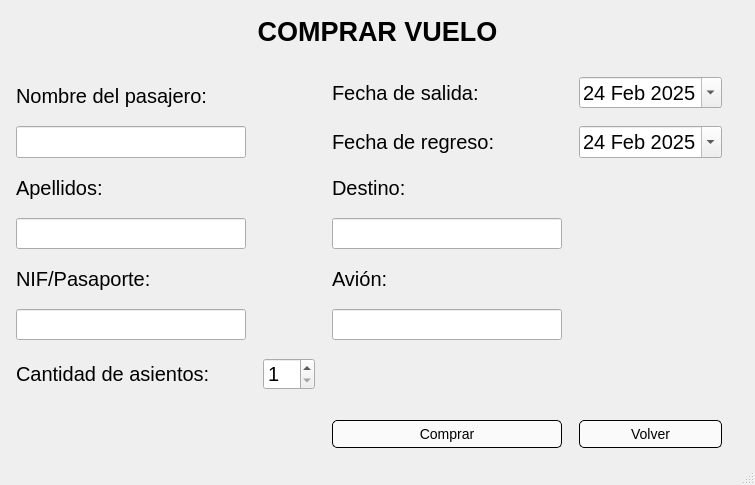
<?xml version="1.0" encoding="UTF-8"?>
<ui version="4.0">
 <class>MainWindow</class>
 <widget class="QMainWindow" name="MainWindow">
  <property name="geometry">
   <rect>
    <x>0</x>
    <y>0</y>
    <width>755</width>
    <height>485</height>
   </rect>
  </property>
  <property name="minimumSize">
   <size>
    <width>755</width>
    <height>485</height>
   </size>
  </property>
  <property name="windowTitle">
   <string>Vuelos App</string>
  </property>
  <property name="styleSheet">
   <string notr="true">QWidget#principal {
    background-image: url(:/icons/recursos/media/fondo.jpg);
    background-repeat: no-repeat;
    background-position: center;
    background-size: cover; /* Ajusta la imagen al tamaño de la ventana */
}
   </string>
  </property>
  <widget class="QWidget" name="principal">
   <layout class="QGridLayout" name="gridLayout" columnstretch="2,0,2,1,0">
    <property name="leftMargin">
     <number>16</number>
    </property>
    <property name="topMargin">
     <number>16</number>
    </property>
    <property name="rightMargin">
     <number>16</number>
    </property>
    <property name="bottomMargin">
     <number>16</number>
    </property>
    <property name="horizontalSpacing">
     <number>17</number>
    </property>
    <property name="verticalSpacing">
     <number>18</number>
    </property>
    <item row="9" column="0">
     <widget class="QLineEdit" name="te_apellido">
      <property name="font">
       <font>
        <pointsize>15</pointsize>
       </font>
      </property>
      <property name="readOnly">
       <bool>true</bool>
      </property>
     </widget>
    </item>
    <item row="3" column="0">
     <widget class="QLabel" name="label">
      <property name="font">
       <font>
        <pointsize>15</pointsize>
       </font>
      </property>
      <property name="text">
       <string>Nombre del pasajero:</string>
      </property>
      <property name="alignment">
       <set>Qt::AlignBottom|Qt::AlignLeading|Qt::AlignLeft</set>
      </property>
     </widget>
    </item>
    <item row="7" column="0">
     <widget class="QLabel" name="label_2">
      <property name="font">
       <font>
        <pointsize>15</pointsize>
       </font>
      </property>
      <property name="text">
       <string>Apellidos:</string>
      </property>
      <property name="alignment">
       <set>Qt::AlignBottom|Qt::AlignLeading|Qt::AlignLeft</set>
      </property>
     </widget>
    </item>
    <item row="13" column="0">
     <widget class="QLineEdit" name="te_dni">
      <property name="font">
       <font>
        <pointsize>15</pointsize>
       </font>
      </property>
      <property name="readOnly">
       <bool>true</bool>
      </property>
     </widget>
    </item>
    <item row="3" column="3">
     <widget class="QDateEdit" name="fc_salida">
      <property name="font">
       <font>
        <pointsize>15</pointsize>
       </font>
      </property>
      <property name="dateTime">
       <datetime>
        <hour>19</hour>
        <minute>0</minute>
        <second>0</second>
        <year>2025</year>
        <month>2</month>
        <day>24</day>
       </datetime>
      </property>
      <property name="calendarPopup">
       <bool>true</bool>
      </property>
      <property name="date">
       <date>
        <year>2025</year>
        <month>2</month>
        <day>24</day>
       </date>
      </property>
     </widget>
    </item>
    <item row="13" column="2">
     <widget class="QLineEdit" name="pt_vuelo">
      <property name="font">
       <font>
        <pointsize>15</pointsize>
       </font>
      </property>
      <property name="readOnly">
       <bool>true</bool>
      </property>
     </widget>
    </item>
    <item row="16" column="2">
     <spacer name="verticalSpacer">
      <property name="orientation">
       <enum>Qt::Vertical</enum>
      </property>
      <property name="sizeType">
       <enum>QSizePolicy::Fixed</enum>
      </property>
      <property name="sizeHint" stdset="0">
       <size>
        <width>0</width>
        <height>12</height>
       </size>
      </property>
     </spacer>
    </item>
    <item row="7" column="2">
     <widget class="QLabel" name="label_5">
      <property name="font">
       <font>
        <pointsize>15</pointsize>
       </font>
      </property>
      <property name="text">
       <string>Destino:</string>
      </property>
      <property name="alignment">
       <set>Qt::AlignBottom|Qt::AlignLeading|Qt::AlignLeft</set>
      </property>
     </widget>
    </item>
    <item row="0" column="0" colspan="5">
     <widget class="QLabel" name="Titulo">
      <property name="font">
       <font>
        <family>Arial</family>
        <pointsize>20</pointsize>
        <bold>true</bold>
       </font>
      </property>
      <property name="layoutDirection">
       <enum>Qt::LeftToRight</enum>
      </property>
      <property name="styleSheet">
       <string notr="true">color: black;</string>
      </property>
      <property name="text">
       <string>COMPRAR VUELO</string>
      </property>
      <property name="alignment">
       <set>Qt::AlignCenter</set>
      </property>
     </widget>
    </item>
    <item row="9" column="2">
     <widget class="QLineEdit" name="pt_destino">
      <property name="font">
       <font>
        <pointsize>15</pointsize>
       </font>
      </property>
      <property name="readOnly">
       <bool>true</bool>
      </property>
     </widget>
    </item>
    <item row="17" column="3">
     <widget class="QPushButton" name="bt_volver">
      <property name="styleSheet">
       <string notr="true">QPushButton {
    background-color: rgba(255, 255, 255, 180); /* Fondo blanco semi-transparente */
    border: 1px solid black;  /* Borde negro */
    border-radius: 5px;  /* Esquinas redondeadas */
    font-size: 14px;  /* Tamaño del texto */
    padding: 5px;  /* Espaciado interno */
}

QPushButton:hover {
    background-color: rgba(200, 200, 200, 200); /* Cambio de color al pasar el mouse */
}

QPushButton:pressed {
    background-color: rgba(180, 180, 180, 200); /* Color más oscuro al presionar */
}</string>
      </property>
      <property name="text">
       <string>Volver</string>
      </property>
     </widget>
    </item>
    <item row="17" column="2">
     <widget class="QPushButton" name="boton_comprar">
      <property name="font">
       <font>
        <pointsize>-1</pointsize>
       </font>
      </property>
      <property name="styleSheet">
       <string notr="true">QPushButton {
    background-color: rgba(255, 255, 255, 180); /* Fondo blanco semi-transparente */
    border: 1px solid black;  /* Borde negro */
    border-radius: 5px;  /* Esquinas redondeadas */
    font-size: 14px;  /* Tamaño del texto */
    padding: 5px;  /* Espaciado interno */
}

QPushButton:hover {
    background-color: rgba(200, 200, 200, 200); /* Cambio de color al pasar el mouse */
}

QPushButton:pressed {
    background-color: rgba(180, 180, 180, 200); /* Color más oscuro al presionar */
}</string>
      </property>
      <property name="text">
       <string>Comprar</string>
      </property>
     </widget>
    </item>
    <item row="15" column="0">
     <widget class="QLabel" name="label_7">
      <property name="font">
       <font>
        <pointsize>15</pointsize>
       </font>
      </property>
      <property name="text">
       <string>Cantidad de asientos:</string>
      </property>
     </widget>
    </item>
    <item row="5" column="2">
     <widget class="QLabel" name="label_8">
      <property name="font">
       <font>
        <pointsize>15</pointsize>
       </font>
      </property>
      <property name="text">
       <string>Fecha de regreso:</string>
      </property>
     </widget>
    </item>
    <item row="15" column="1">
     <widget class="QSpinBox" name="bt_cantidad">
      <property name="font">
       <font>
        <pointsize>15</pointsize>
       </font>
      </property>
      <property name="minimum">
       <number>1</number>
      </property>
     </widget>
    </item>
    <item row="5" column="0">
     <widget class="QLineEdit" name="te_nombre">
      <property name="font">
       <font>
        <pointsize>15</pointsize>
       </font>
      </property>
      <property name="readOnly">
       <bool>true</bool>
      </property>
     </widget>
    </item>
    <item row="11" column="0">
     <widget class="QLabel" name="label_3">
      <property name="font">
       <font>
        <pointsize>15</pointsize>
       </font>
      </property>
      <property name="text">
       <string>NIF/Pasaporte:</string>
      </property>
      <property name="alignment">
       <set>Qt::AlignBottom|Qt::AlignLeading|Qt::AlignLeft</set>
      </property>
     </widget>
    </item>
    <item row="11" column="2">
     <widget class="QLabel" name="label_6">
      <property name="font">
       <font>
        <pointsize>15</pointsize>
       </font>
      </property>
      <property name="text">
       <string>Avión:</string>
      </property>
      <property name="alignment">
       <set>Qt::AlignBottom|Qt::AlignLeading|Qt::AlignLeft</set>
      </property>
     </widget>
    </item>
    <item row="3" column="2">
     <widget class="QLabel" name="label_4">
      <property name="font">
       <font>
        <pointsize>15</pointsize>
       </font>
      </property>
      <property name="text">
       <string>Fecha de salida:</string>
      </property>
     </widget>
    </item>
    <item row="5" column="3">
     <widget class="QDateEdit" name="fc_vuelta">
      <property name="font">
       <font>
        <pointsize>15</pointsize>
       </font>
      </property>
      <property name="dateTime">
       <datetime>
        <hour>18</hour>
        <minute>0</minute>
        <second>0</second>
        <year>2025</year>
        <month>2</month>
        <day>24</day>
       </datetime>
      </property>
      <property name="calendarPopup">
       <bool>true</bool>
      </property>
      <property name="date">
       <date>
        <year>2025</year>
        <month>2</month>
        <day>24</day>
       </date>
      </property>
     </widget>
    </item>
    <item row="1" column="0">
     <spacer name="verticalSpacer_2">
      <property name="orientation">
       <enum>Qt::Vertical</enum>
      </property>
      <property name="sizeType">
       <enum>QSizePolicy::Fixed</enum>
      </property>
      <property name="sizeHint" stdset="0">
       <size>
        <width>20</width>
        <height>12</height>
       </size>
      </property>
     </spacer>
    </item>
   </layout>
  </widget>
  <widget class="QStatusBar" name="statusbar"/>
 </widget>
 <resources/>
 <connections/>
</ui>
